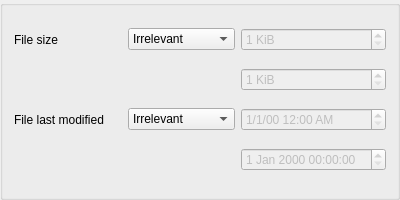
<?xml version="1.0" encoding="UTF-8"?>
<ui version="4.0">
 <class>LimitSelect</class>
 <widget class="QGroupBox" name="LimitSelect">
  <property name="geometry">
   <rect>
    <x>0</x>
    <y>0</y>
    <width>400</width>
    <height>200</height>
   </rect>
  </property>
  <layout class="QGridLayout" name="gridLayout">
   <item row="0" column="0">
    <widget class="QLabel" name="labelFileSize">
     <property name="text">
      <string>File size</string>
     </property>
    </widget>
   </item>
   <item row="0" column="1">
    <widget class="QComboBox" name="comboBoxFileSize">
     <item>
      <property name="text">
       <string>Irrelevant</string>
      </property>
     </item>
     <item>
      <property name="text">
       <string>Less than</string>
      </property>
     </item>
     <item>
      <property name="text">
       <string>More than</string>
      </property>
     </item>
     <item>
      <property name="text">
       <string>Between</string>
      </property>
     </item>
    </widget>
   </item>
   <item row="0" column="2">
    <widget class="QSpinBox" name="spinBoxSizeFrom">
     <property name="enabled">
      <bool>false</bool>
     </property>
     <property name="suffix">
      <string> KiB</string>
     </property>
     <property name="minimum">
      <number>1</number>
     </property>
     <property name="maximum">
      <number>1024</number>
     </property>
    </widget>
   </item>
   <item row="1" column="2">
    <widget class="QSpinBox" name="spinBoxSizeTo">
     <property name="enabled">
      <bool>false</bool>
     </property>
     <property name="suffix">
      <string> KiB</string>
     </property>
     <property name="minimum">
      <number>1</number>
     </property>
     <property name="maximum">
      <number>1024</number>
     </property>
    </widget>
   </item>
   <item row="2" column="0">
    <widget class="QLabel" name="labelLastModified">
     <property name="text">
      <string>File last modified</string>
     </property>
    </widget>
   </item>
   <item row="2" column="1">
    <widget class="QComboBox" name="comboBoxLastModified">
     <item>
      <property name="text">
       <string>Irrelevant</string>
      </property>
     </item>
     <item>
      <property name="text">
       <string>Before</string>
      </property>
     </item>
     <item>
      <property name="text">
       <string>After</string>
      </property>
     </item>
     <item>
      <property name="text">
       <string>Between</string>
      </property>
     </item>
    </widget>
   </item>
   <item row="2" column="2">
    <widget class="QDateTimeEdit" name="dateTimeEditFrom">
     <property name="enabled">
      <bool>false</bool>
     </property>
     <property name="displayFormat">
      <string>M/d/yy h:mm AP</string>
     </property>
    </widget>
   </item>
   <item row="3" column="2">
    <widget class="QDateTimeEdit" name="dateTimeEditTo">
     <property name="enabled">
      <bool>false</bool>
     </property>
    </widget>
   </item>
  </layout>
 </widget>
 <resources/>
 <connections/>
</ui>
